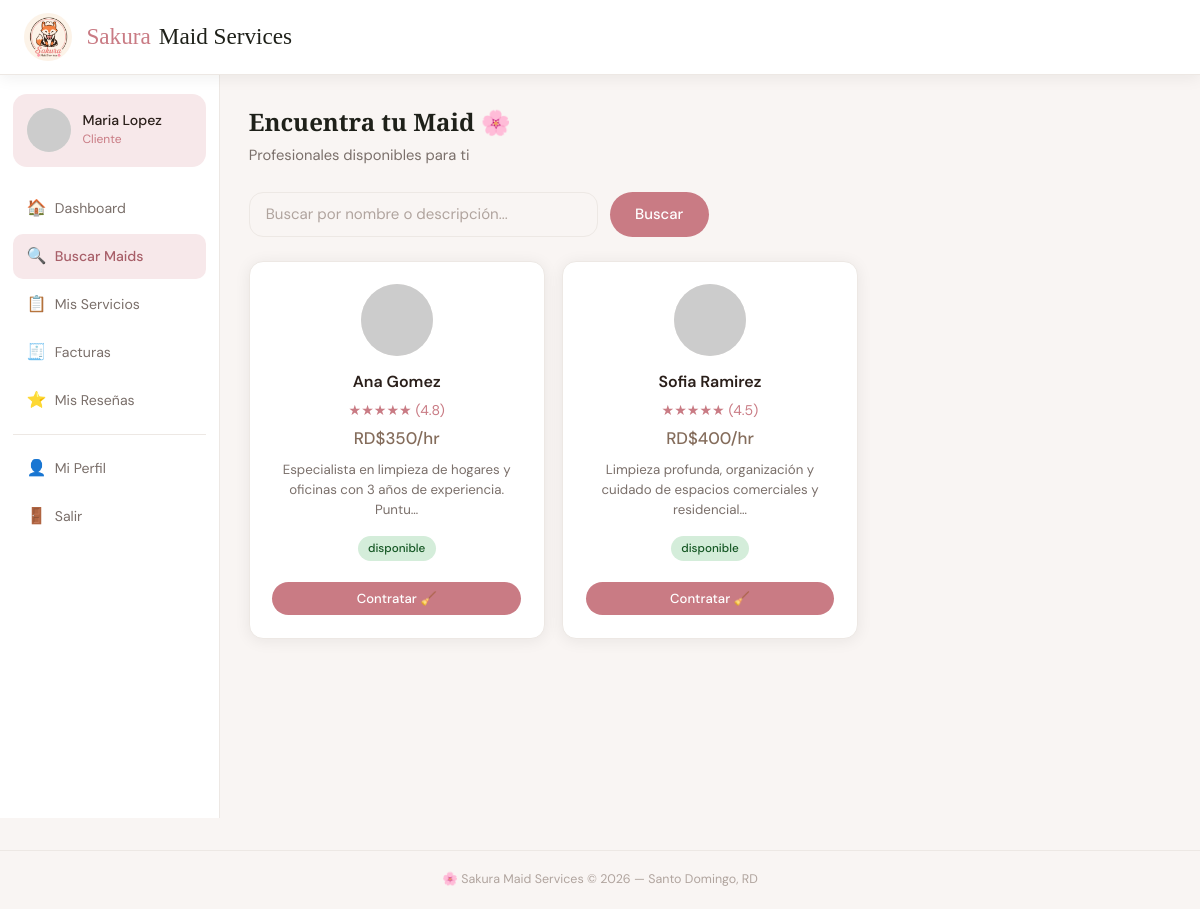
The page /maids (signed in) on the database its author committed.
### tables this page shows
CREATE TABLE IF NOT EXISTS perfil_maid (
  id                    INT UNSIGNED AUTO_INCREMENT PRIMARY KEY,
  usuario_id            INT UNSIGNED NOT NULL UNIQUE,
  descripcion           TEXT,
  tarifa_hora           DECIMAL(8,2) NOT NULL DEFAULT 0.00,
  disponibilidad        ENUM('disponible','ocupado','inactivo') DEFAULT 'disponible',
  calificacion_promedio FLOAT DEFAULT 0,
  total_servicios       INT DEFAULT 0,
  activo                TINYINT(1) DEFAULT 1,
  FOREIGN KEY (usuario_id) REFERENCES usuario(id) ON DELETE CASCADE
);

CREATE TABLE IF NOT EXISTS usuario (
  id            INT UNSIGNED AUTO_INCREMENT PRIMARY KEY,
  nombre        VARCHAR(80)  NOT NULL,
  apellido      VARCHAR(80)  NOT NULL,
  email         VARCHAR(150) NOT NULL UNIQUE,
  password_hash VARCHAR(255) NOT NULL,
  telefono      VARCHAR(20),
  rol           ENUM('cliente','maid','admin') NOT NULL DEFAULT 'cliente',
  avatar_seed   VARCHAR(50) DEFAULT NULL,
  created_at    TIMESTAMP DEFAULT CURRENT_TIMESTAMP
);

### app/controllers/MaidController.php (called while the page is built, shortened)
<?php
class MaidController {
    public function index(): void {
        $db=getDB(); $q=trim($_GET['q']??'');
        $sql="SELECT pm.*,u.nombre,u.apellido FROM perfil_maid pm JOIN usuario u ON pm.usuario_id=u.id WHERE pm.activo=1 AND pm.disponibilidad='disponible'";
        $params=[];
        $sql.=" ORDER BY pm.calificacion_promedio DESC";
        $s=$db->prepare($sql); $s->execute($params); $maids=$s->fetchAll();
        require __DIR__.'/../views/client/maids.php';
    }
}

### config/app.php (called while the page is built, shortened)
<?php
function authUser(): ?array           { return $_SESSION['user'] ?? null; }
function e(string $s): string         { return htmlspecialchars($s, ENT_QUOTES, 'UTF-8'); }

### app/views/client/maids.php (the view)
<?php $pageTitle='Buscar Maids'; $ap='maids'; require __DIR__.'/../shared/layout_top.php'; ?>
<div class="page-head"><h1>Encuentra tu Maid 🌸</h1><p>Profesionales disponibles para ti</p></div>
<form method="GET" action="/maids" style="display:flex;gap:.7rem;max-width:460px;margin-bottom:1.5rem">
  <input type="text" name="q" class="form-control" placeholder="Buscar por nombre o descripción..." value="<?=e($q??'')?>">
  <button type="submit" class="btn btn-primary btn-auto">Buscar</button>
</form>
<?php if(empty($maids)): ?><div style="text-align:center;padding:3rem;color:var(--g400)"><div style="font-size:3rem;margin-bottom:.8rem">🔍</div><p>No hay Maids disponibles en este momento.</p></div>
<?php else: ?><div class="maids-grid">
<?php foreach($maids as $m):
  $seed = urlencode($m['nombre'].$m['apellido']);
  $avatar = "https://api.dicebear.com/7.x/lorelei/svg?seed={$seed}&backgroundColor=C97B84&radius=50";
?><div class="maid-card">
<img src="<?=$avatar?>" alt="<?=e($m['nombre'])?>" style="width:72px;height:72px;border-radius:50%;margin:0 auto .8rem;display:block;background:#f0ece8">
<div class="m-name"><?=e($m['nombre'].' '.$m['apellido'])?></div>
<div class="m-stars"><?php $c=round($m['calificacion_promedio']??0); for($i=1;$i<=5;$i++) echo $i<=$c?'★':'☆'; ?> (<?=number_format((float)$m['calificacion_promedio'],1)?>)</div>
<div class="m-rate">RD$<?=number_format((float)$m['tarifa_hora'],0,'.','.')?>/hr</div>
<div class="m-desc"><?=e(mb_strimwidth($m['descripcion']?:'Maid profesional disponible.',0,80,'…'))?></div>
<span class="badge b-<?=e($m['disponibilidad'])?>" style="margin-bottom:.8rem"><?=e($m['disponibilidad'])?></span><br>
<?php if(!isset($_SESSION['user']['rol']) || $_SESSION['user']['rol'] !== 'admin'): ?>
<a href="/servicios/nuevo?maid_id=<?=(int)$m['id']?>" class="btn btn-primary btn-sm" style="margin-top:.5rem;width:100%">Contratar 🧹</a>
<?php endif; ?>
</div><?php endforeach; ?></div><?php endif; ?>
<?php require __DIR__.'/../shared/layout_bottom.php'; ?>

### public/index.php (shortened to what this page needs)
<?php
require_once __DIR__.'/../config/app.php';
$uri = strtok($_SERVER['REQUEST_URI'], '?');
$uri = preg_replace('#/+#', '/', $uri);
$uri = rtrim($uri, '/');
$method = $_SERVER['REQUEST_METHOD'];
$routes = [
    ['GET',  '/',                      'HomeController',      'index'],
    ['GET',  '/login',                 'AuthController',      'loginForm'],
    ['POST', '/login',                 'AuthController',      'login'],
    ['GET',  '/registro',              'AuthController',      'registerForm'],
    ['POST', '/registro',              'AuthController',      'register'],
    ['GET',  '/logout',                'AuthController',      'logout'],
    ['GET',  '/dashboard',             'DashboardController', 'index'],
    ['GET',  '/maids',                 'MaidController',      'index'],
    ['GET',  '/maids/perfil',          'MaidController',      'perfil'],
    ['POST', '/maids/perfil',          'MaidController',      'guardarPerfil'],
    ['GET',  '/servicios',             'ServicioController',  'index'],
    ['GET',  '/servicios/nuevo',       'ServicioController',  'nuevo'],
    ['POST', '/servicios/nuevo',       'ServicioController',  'crear'],
    ['POST', '/servicios/estado',      'ServicioController',  'cambiarEstado'],
    ['GET',  '/facturas',              'FacturaController',   'index'],
    ['GET',  '/reportes',              'ReporteController',   'index'],
    ['GET',  '/perfil',                'PerfilController',    'index'],
    ['POST', '/perfil',                'PerfilController',    'actualizar'],
    ['GET',  '/resenas',               'ResenaController',    'index'],
    ['GET',  '/resenas/crear',         'ResenaController',    'crear'],
    ['POST', '/resenas/crear',         'ResenaController',    'guardar'],
    ['GET',  '/api/dashboard-data',    'ApiController',       'dashboardData'],
    ['GET',  '/api/reporte-data',      'ApiController',       'reporteData'],
    ['GET',  '/admin/maids',           'MaidController',      'adminMailds'],
    ['POST', '/admin/maids/tarifa',    'MaidController',      'editarTarifa'],
];
foreach ($routes as [$rm, $ru, $ctrl, $action]) {
    if ($method === $rm && $uri === $ru) {
        (new $ctrl())->$action(); exit;
    }
}

### app/views/shared/layout_top.php (shortened to what this page needs)
<!DOCTYPE html>
<html lang="es">
<head><meta charset="UTF-8"><meta name="viewport" content="width=device-width,initial-scale=1">
<link rel="stylesheet" href="/css/sakura.css">
</head>
<body>
<?php $u=authUser(); $seed=urlencode($u['nombre'].$u['apellido']); $avatarUrl="https://api.dicebear.com/7.x/lorelei/svg?seed={$seed}&backgroundColor=C97B84&radius=50"; ?>
<nav class="navbar">
  <div class="nav-inner">
    <a href="/dashboard" class="nav-brand"><img src="/images/logoSakura.png" alt="Sakura" style="width:48px;height:48px;object-fit:cover;border-radius:50%;margin-right:.4rem"> <span>Sakura</span> Maid Services</a>
  </div>
</nav>
<div class="page-wrap">
<aside class="sidebar">
  <div class="sidebar-user">
    <img src="<?=$avatarUrl?>" alt="<?=e($u['nombre'])?>" style="width:44px;height:44px;border-radius:50%;flex-shrink:0;background:#f0ece8">
    <div><div class="s-name"><?=e($u['nombre'].' '.$u['apellido'])?></div><div class="s-rol"><?=e($u['rol'])?></div></div>
  </div>
  <a href="/dashboard" class="<?=($ap??'')==='dash'?'active':''?>"><span class="s-icon">🏠</span>Dashboard</a>
  <?php if($u['rol']==='cliente'): ?>
    <a href="/maids"     class="<?=($ap??'')==='maids'?'active':''?>"><span class="s-icon">🔍</span>Buscar Maids</a>
    <a href="/servicios" class="<?=($ap??'')==='servicios'?'active':''?>"><span class="s-icon">📋</span>Mis Servicios</a>
    <a href="/facturas"  class="<?=($ap??'')==='facturas'?'active':''?>"><span class="s-icon">🧾</span>Facturas</a>
    <a href="/resenas"   class="<?=($ap??'')==='resenas'?'active':''?>"><span class="s-icon">⭐</span>Mis Reseñas</a>
  <?php endif; ?>
  <div class="sidebar-sep"></div>
  <a href="/perfil" class="<?=($ap??'')==='perfil'?'active':''?>"><span class="s-icon">👤</span>Mi Perfil</a>
  <a href="/logout"><span class="s-icon">🚪</span>Salir</a>
</aside>
<main class="main">

### app/views/shared/layout_bottom.php
</main>
</div>
<footer>🌸 Sakura Maid Services &copy; <?=date('Y')?> — Santo Domingo, RD</footer>
</body></html>

### public/css/sakura.css (style rules this page uses)
:root { --carbon: #1E2019; --apricot: #FFE1C6; --yellow: #FFFBD9; --olive: #846C5B; --rose: #C97B84; --rose-dark: #a85f69; --rose-pale: #f7e8ea; --white: #ffffff; --g100: #f9f5f3; --g200: #ede8e4; --g400: #b0a49e; --g600: #7a6f6a; --text: #2a1f1a; --r: 14px; --sh: 0 2px 16px rgba(30,32,25,.07); --sh2: 0 8px 40px rgba(30,32,25,.13); }
*,*::before,*::after { box-sizing:border-box;margin:0;padding:0 }
html { font-size:16px;scroll-behavior:smooth }
body { font-family:'DM Sans',sans-serif;color:var(--text);background:var(--g100);min-height:100vh;line-height:1.6 }
h1,h2,h3,.brand { font-family:'Playfair Display',serif }
a { color:var(--rose);text-decoration:none;transition:color .2s }
.navbar { background:var(--white);border-bottom:1px solid var(--g200);position:sticky;top:0;z-index:200;box-shadow:var(--sh) }
.nav-inner { display:flex;align-items:center;justify-content:space-between;max-width:1200px;margin:0 auto;padding:.8rem 1.5rem }
.nav-brand { font-family:'Playfair Display',serif;font-size:1.45rem;color:var(--carbon);display:flex;align-items:center;gap:.5rem }
.nav-brand span { color:var(--rose) }
.form-control { width:100%;padding:.72rem 1rem;border:1.5px solid var(--g200);border-radius:var(--r);font-family:'DM Sans',sans-serif;font-size:.94rem;color:var(--text);background:var(--g100);outline:none;transition:border-color .2s,box-shadow .2s }
.form-control::placeholder { color:var(--g400) }
.btn { display:inline-flex;align-items:center;justify-content:center;gap:.45rem;padding:.78rem 1.6rem;border:none;border-radius:50px;font-family:'DM Sans',sans-serif;font-size:.93rem;font-weight:500;cursor:pointer;transition:all .2s;text-decoration:none;white-space:nowrap }
.btn-primary { background:var(--rose);color:#fff;width:100% }
.btn-sm { padding:.38rem .9rem;font-size:.82rem }
.btn-auto { width:auto }
.page-wrap { display:grid;grid-template-columns:220px 1fr;min-height:calc(100vh - 57px) }
.sidebar { background:var(--white);border-right:1px solid var(--g200);padding:1.2rem .8rem;display:flex;flex-direction:column;gap:.2rem }
.sidebar-user { background:var(--rose-pale);border-radius:var(--r);padding:.9rem;margin-bottom:1rem;display:flex;align-items:center;gap:.7rem }
.s-name { font-weight:500;font-size:.88rem;line-height:1.3 }
.s-rol { font-size:.75rem;color:var(--rose);text-transform:capitalize }
.sidebar a { display:flex;align-items:center;gap:.65rem;padding:.6rem .85rem;border-radius:10px;font-size:.88rem;color:var(--g600);transition:all .2s }
.sidebar a.active { background:var(--rose-pale);color:var(--rose-dark);font-weight:500 }
.sidebar .s-icon { font-size:1rem;width:18px;text-align:center }
.sidebar-sep { height:1px;background:var(--g200);margin:.5rem 0 }
.main { padding:1.8rem;overflow-x:hidden }
.page-head { margin-bottom:1.5rem }
.page-head h1 { font-size:1.5rem;color:var(--carbon) }
.page-head p { color:var(--g600);font-size:.92rem;margin-top:.15rem }
.badge { display:inline-block;padding:.22rem .65rem;border-radius:50px;font-size:.73rem;font-weight:500;white-space:nowrap }
.b-disponible { background:#d4edda;color:#155724 }
.maids-grid { display:grid;grid-template-columns:repeat(auto-fill,minmax(240px,1fr));gap:1.1rem }
.maid-card { background:var(--white);border-radius:var(--r);padding:1.4rem;box-shadow:var(--sh);border:1px solid var(--g200);text-align:center;transition:transform .2s,box-shadow .2s }
.m-name { font-weight:600;font-size:1rem }
.m-stars { color:var(--rose);font-size:.88rem;margin:.25rem 0 }
.m-rate { font-size:1.05rem;font-weight:500;color:var(--olive) }
.m-desc { font-size:.83rem;color:var(--g600);margin:.5rem 0 .9rem;line-height:1.5 }
footer { text-align:center;padding:1.2rem;color:var(--g400);font-size:.78rem;border-top:1px solid var(--g200);margin-top:2rem }

### rows shown on the page
perfil_maid: usuario.apellido "Ana Gomez", calificacion_promedio "4.8", tarifa_hora "350", descripcion "Especialista en limpieza de hogares y oficinas con 3 años de experiencia. Puntu…", disponibilidad "disponible", $m['id'] 1 (drawn)
perfil_maid: usuario.apellido "Sofia Ramirez", calificacion_promedio "4.5", tarifa_hora "400", descripcion "Limpieza profunda, organización y cuidado de espacios comerciales y residencial…", disponibilidad "disponible"
